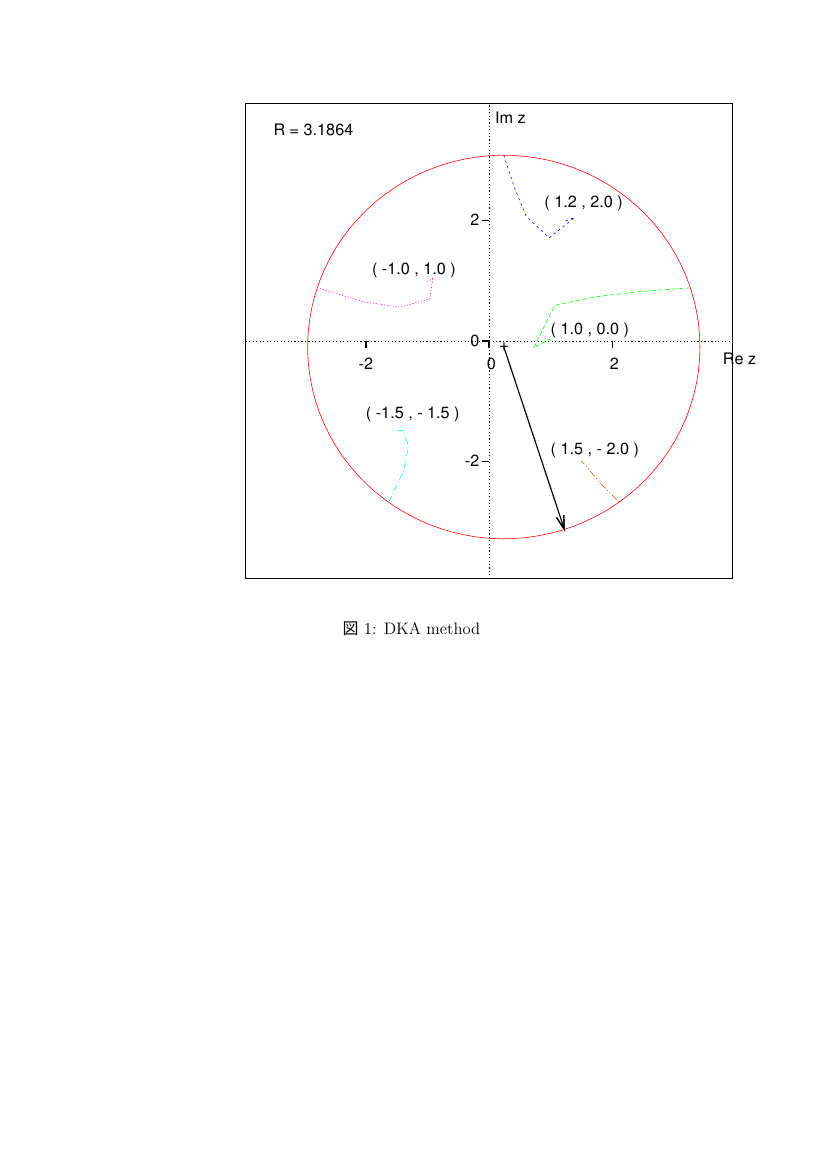

Here is the gnuplot script that generated this plot:
unset xrange
unset yrange
set xrange[-3.95:3.95]
set yrange[-3.95:3.95]
set nokey
unset xzeroaxis
unset yzeroaxis
set xzeroaxis
set yzeroaxis
unset xtics
unset ytics
set xtics axis 2
set ytics axis 2
unset parametric
set parametric
set term postscript eps enhanced color
set output 'DKA_method.eps'
unset size
set size 0.9,0.9
set size square
unset label
unset xlabel
unset ylabel
set label 'Re z'     at first  3.8 , -0.3 
set label 'Im z'     at first  0.1 , 3.7
set label '( 1.0 , 0.0 )'       at first  1.0 , 0.2
set label '( 1.2 , 2.0 )' at first  0.9 , 2.3
set label '( -1.0 , 1.0 )'   at first -1.9 , 1.2
set label '( 1.5 , - 2.0 )'   at first  1.0 , -1.8
set label '( -1.5 , - 1.5 )'at first -2.0 , -1.2
set label '+' at first 0.17,-0.07
set label 'R = 3.1864'at first -3.5,3.5
unset arrow
R = 3.18640337246646
set arrow from 0.24 , -0.1 to R*cos(3.2*pi/2)+0.24 , R*sin(3.2*pi/2)-0.1  

set style line 8 lt 8
plot [0:2*pi] R*cos(t)+0.24,R*sin(t)-0.1,\
     'z_1.dat'with line,'z_2.dat'with line,'z_3.dat'with line, \
     'z_4.dat'with line,'z_5.dat'with line lt 8
set term x11
